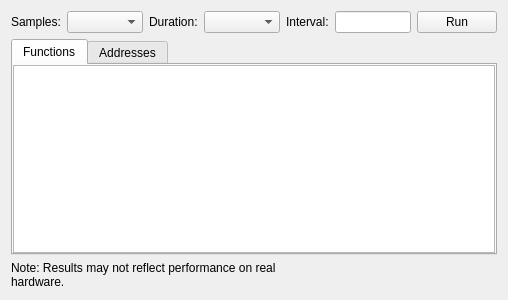
<?xml version="1.0" encoding="UTF-8"?>
<ui version="4.0">
 <class>ProfilerView</class>
 <widget class="QWidget" name="ProfilerView">
  <property name="geometry">
   <rect>
    <x>0</x>
    <y>0</y>
    <width>508</width>
    <height>300</height>
   </rect>
  </property>
  <layout class="QVBoxLayout" name="verticalLayout">
   <item>
    <layout class="QHBoxLayout" name="horizontalLayout" stretch="0,1,0,1,0,1,0">
     <item>
      <widget class="QLabel" name="label">
       <property name="text">
        <string>Samples:</string>
       </property>
      </widget>
     </item>
     <item>
      <widget class="QComboBox" name="sampleCount"/>
     </item>
     <item>
      <widget class="QLabel" name="label_2">
       <property name="text">
        <string>Duration:</string>
       </property>
      </widget>
     </item>
     <item>
      <widget class="QComboBox" name="duration"/>
     </item>
     <item>
      <widget class="QLabel" name="label_3">
       <property name="text">
        <string>Interval:</string>
       </property>
      </widget>
     </item>
     <item>
      <widget class="QLineEdit" name="interval">
       <property name="readOnly">
        <bool>true</bool>
       </property>
      </widget>
     </item>
     <item>
      <widget class="QPushButton" name="runButton">
       <property name="text">
        <string>Run</string>
       </property>
      </widget>
     </item>
    </layout>
   </item>
   <item>
    <widget class="QTabWidget" name="tabWidget">
     <property name="currentIndex">
      <number>0</number>
     </property>
     <widget class="QWidget" name="functionsTab">
      <attribute name="title">
       <string>Functions</string>
      </attribute>
      <layout class="QVBoxLayout" name="verticalLayout_2">
       <property name="leftMargin">
        <number>0</number>
       </property>
       <property name="topMargin">
        <number>0</number>
       </property>
       <property name="rightMargin">
        <number>0</number>
       </property>
       <property name="bottomMargin">
        <number>0</number>
       </property>
       <item>
        <widget class="QTableView" name="functions"/>
       </item>
      </layout>
     </widget>
     <widget class="QWidget" name="addressesTab">
      <attribute name="title">
       <string>Addresses</string>
      </attribute>
      <layout class="QVBoxLayout" name="verticalLayout_3">
       <property name="leftMargin">
        <number>0</number>
       </property>
       <property name="topMargin">
        <number>0</number>
       </property>
       <property name="rightMargin">
        <number>0</number>
       </property>
       <property name="bottomMargin">
        <number>0</number>
       </property>
       <item>
        <widget class="QTableView" name="addresses"/>
       </item>
      </layout>
     </widget>
    </widget>
   </item>
   <item>
    <layout class="QHBoxLayout" name="horizontalLayout_3" stretch="0,0,0">
     <item>
      <widget class="QLabel" name="disclaimer">
       <property name="text">
        <string>Note: Results may not reflect performance on real hardware.</string>
       </property>
       <property name="wordWrap">
        <bool>true</bool>
       </property>
      </widget>
     </item>
     <item>
      <spacer name="horizontalSpacer">
       <property name="orientation">
        <enum>Qt::Horizontal</enum>
       </property>
       <property name="sizeHint" stdset="0">
        <size>
         <width>0</width>
         <height>20</height>
        </size>
       </property>
      </spacer>
     </item>
     <item>
      <widget class="QLabel" name="samplesLabel">
       <property name="alignment">
        <set>Qt::AlignRight|Qt::AlignTrailing|Qt::AlignVCenter</set>
       </property>
       <property name="wordWrap">
        <bool>true</bool>
       </property>
      </widget>
     </item>
    </layout>
   </item>
  </layout>
 </widget>
 <resources/>
 <connections/>
</ui>
